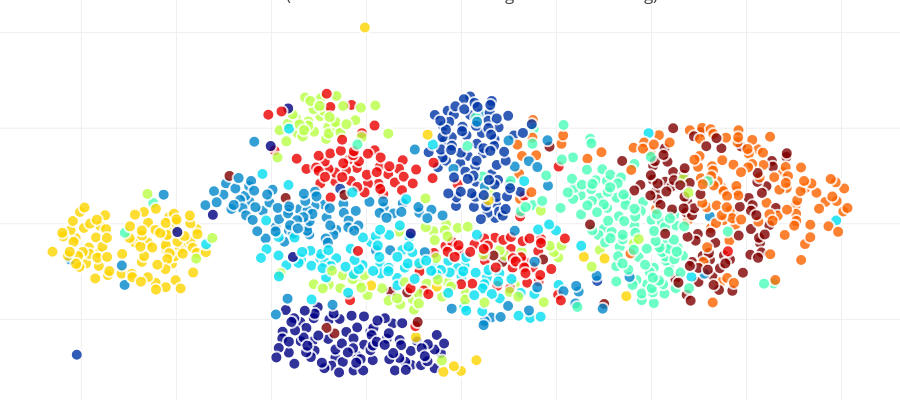

The notebook cell this image was saved under:
### Code cell
X_pruned, Y_pruned = prune_iter(tsne_results, Y, iterations=150, rprune=1.8)
#X_pruned, Y_pruned = prune_grid(tsne_results, Y, nx=60,ny=60)

traceTSNE = go.Scatter(
    x = X_pruned[:,0],
    y = X_pruned[:,1],
    #name = Target,
    #hoveron = Target,
    mode = 'markers',
    text = Y_pruned,
    showlegend = True,
    marker = dict(
        size = 12,
        color = Y_pruned,
        colorscale ='Jet',
        showscale = False,
        line = dict(
            width = 2,
            color = 'rgb(255, 255, 255)'
        ),
        opacity = 0.8
    )
)
data = [traceTSNE]

layout = dict(title = 'TSNE (T-Distributed Stochastic Neighbour Embedding)',
              hovermode= 'closest',
              yaxis = dict(zeroline = False),
              xaxis = dict(zeroline = False),
              showlegend= False,
              height=400,
margin=go.layout.Margin(
        l=0,
        r=0,
        b=0,
        t=0,
        pad=4
    ),
             )

fig = dict(data=data, layout=layout)
py.iplot(fig, filename='styled-scatter')

txt = py.offline.plot(
    fig,
    include_plotlyjs=False,
    output_type='div',
    auto_open=False,
    config={
        #'displayModeBar': False
    })
with open('/home/vu/Workspace/teaching/pr/01-dimensionality-reduction/t-sne.html', 'w') as f:
    f.write(txt)

### Figure 1 — Plotly figure (JSON) as saved in the notebook; plotly's stock layout.template omitted (floating-point values rounded to 4 significant figures; data arrays with more than 128 entries replaced by an {"elided": "..."} marker saying what was removed)
{"data": [{"marker": {"color": {"elided": "1062 int values"}, "colorscale": "Jet", "line": {"color": "rgb(255, 255, 255)", "width": 2}, "opacity": 0.8, "showscale": false, "size": 12}, "mode": "markers", "showlegend": true, "text": {"elided": "1062 int values"}, "type": "scatter", "uid": "3ae1498a-d61d-4c9c-9da2-0a54282ec5ed", "x": {"elided": "1062 float values"}, "y": {"elided": "1062 float values"}}], "layout": {"height": 400, "hovermode": "closest", "margin": {"b": 0, "l": 0, "pad": 4, "r": 0, "t": 0}, "showlegend": false, "title": {"text": "TSNE (T-Distributed Stochastic Neighbour Embedding)"}, "xaxis": {"zeroline": false}, "yaxis": {"zeroline": false}}}
